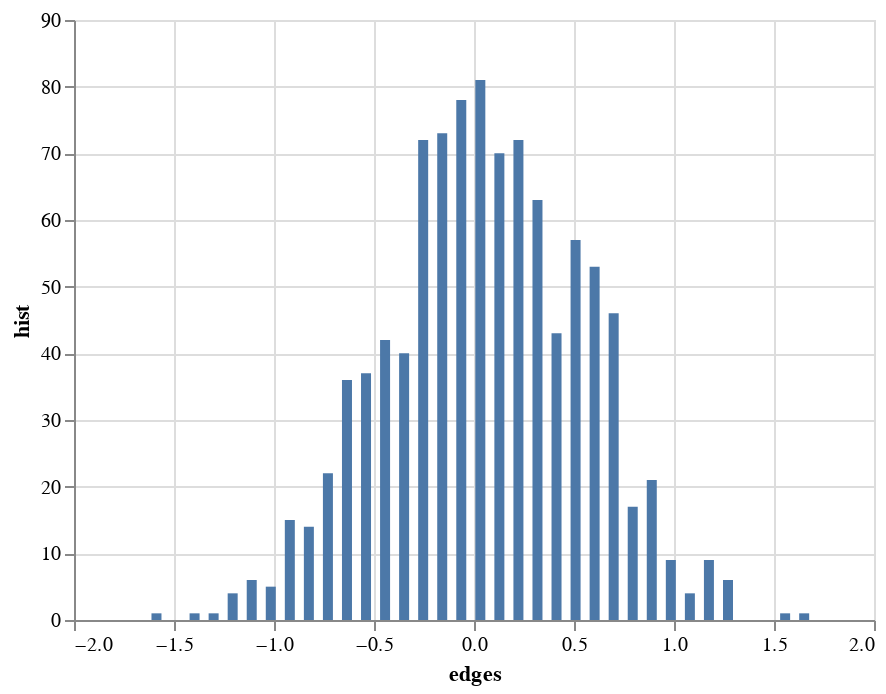

Notebook cell for this chart:
### Code cell
alt_src2= pd.DataFrame({'hist':dhist.hist, 
                       'edges':dhist.edges[1:]})
alt2 = alt.Chart(alt_src2).mark_bar().encode(
    y='hist',
    x='edges',
)
alt2

### Figure 1 — Vega-Lite specification as saved in the notebook (floating-point values rounded to 4 significant figures)
{"config": {"view": {"continuousWidth": 400, "continuousHeight": 300}}, "data": {"name": "data-d4bdeda3f6d2306d4bf0083ba89a8a40"}, "mark": "bar", "encoding": {"x": {"type": "quantitative", "field": "edges"}, "y": {"type": "quantitative", "field": "hist"}}, "$schema": "https://vega.github.io/schema/vega-lite/v4.8.1.json", "datasets": {"data-d4bdeda3f6d2306d4bf0083ba89a8a40": [{"hist": 1, "edges": -1.588}, {"hist": 0, "edges": -1.492}, {"hist": 1, "edges": -1.397}, {"hist": 1, "edges": -1.302}, {"hist": 4, "edges": -1.207}, {"hist": 6, "edges": -1.111}, {"hist": 5, "edges": -1.016}, {"hist": 15, "edges": -0.9209}, {"hist": 14, "edges": -0.8256}, {"hist": 22, "edges": -0.7304}, {"hist": 36, "edges": -0.6351}, {"hist": 37, "edges": -0.5399}, {"hist": 42, "edges": -0.4446}, {"hist": 40, "edges": -0.3494}, {"hist": 72, "edges": -0.2541}, {"hist": 73, "edges": -0.1589}, {"hist": 78, "edges": -0.06363}, {"hist": 81, "edges": 0.03162}, {"hist": 70, "edges": 0.1269}, {"hist": 72, "edges": 0.2221}, {"hist": 63, "edges": 0.3174}, {"hist": 43, "edges": 0.4126}, {"hist": 57, "edges": 0.5079}, {"hist": 53, "edges": 0.6031}, {"hist": 46, "edges": 0.6984}, {"hist": 17, "edges": 0.7936}, {"hist": 21, "edges": 0.8889}, {"hist": 9, "edges": 0.9841}, {"hist": 4, "edges": 1.079}, {"hist": 9, "edges": 1.175}, {"hist": 6, "edges": 1.27}, {"hist": 0, "edges": 1.365}, {"hist": 0, "edges": 1.46}, {"hist": 1, "edges": 1.556}, {"hist": 1, "edges": 1.651}]}}
